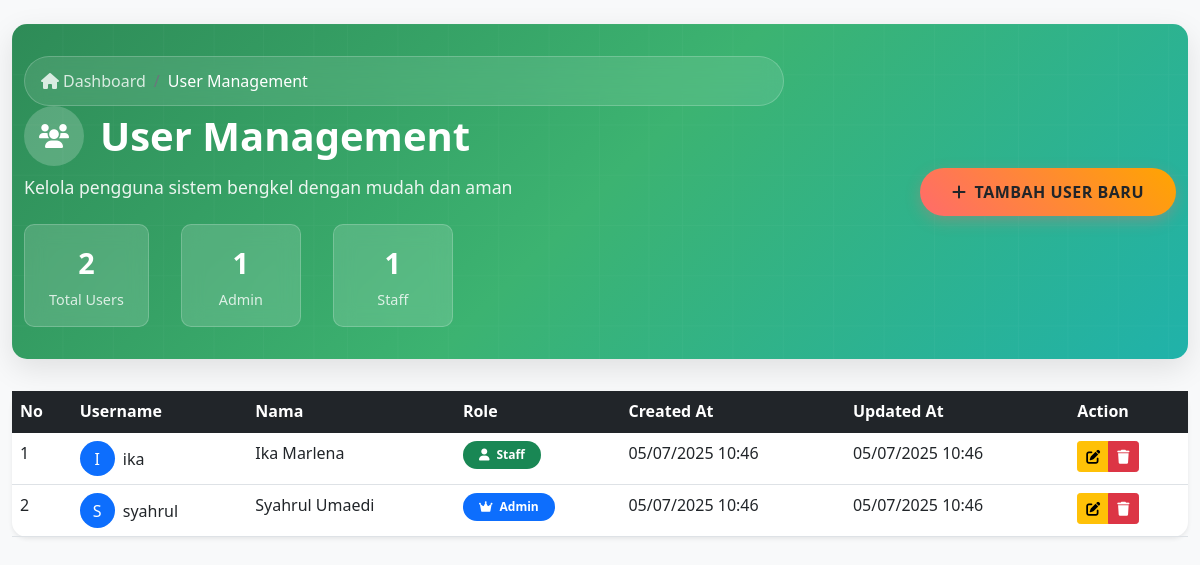
The page /pages/user.php (signed in) on the database its author committed.
### tables this page shows
CREATE TABLE user (
    id_user INT AUTO_INCREMENT PRIMARY KEY,
    username VARCHAR(50) UNIQUE NOT NULL,
    password VARCHAR(255) NOT NULL,
    nama VARCHAR(100) NOT NULL,
    role ENUM('admin', 'staff') NOT NULL,
    created_at TIMESTAMP DEFAULT CURRENT_TIMESTAMP,
    updated_at TIMESTAMP DEFAULT CURRENT_TIMESTAMP ON UPDATE CURRENT_TIMESTAMP
);

### config/database.php (called while the page is built, shortened)
<?php
class Database
{
    private $host = DB_HOST;
    private $user = DB_USER;
    private $pass = DB_PASS;
    private $dbname = DB_NAME;
    private $conn;
    private function connect()
    {
        try {
            $this->conn = new PDO("mysql:host={$this->host};dbname={$this->dbname}", $this->user, $this->pass);
            $this->conn->setAttribute(PDO::ATTR_ERRMODE, PDO::ERRMODE_EXCEPTION);
            $this->conn->setAttribute(PDO::ATTR_DEFAULT_FETCH_MODE, PDO::FETCH_ASSOC);
        } catch (PDOException $e) {
            die("Connection failed: " . $e->getMessage());
        }
    }
    public function query($sql, $params = [])
    {
        try {
            $stmt = $this->conn->prepare($sql);
            $stmt->execute($params);
            return $stmt;
        } catch (PDOException $e) {
            die("Query failed: " . $e->getMessage());
        }
    }
    public function fetchAll($sql, $params = [])
    {
        $stmt = $this->query($sql, $params);
        return $stmt->fetchAll();
    }
}
$db = new Database();

### pages/user.php (the view, shortened to what this page needs)
<?php
require_once '../includes/auth.php';
require_once '../config/database.php';
$users = $db->fetchAll("SELECT * FROM user ORDER BY nama");
?>
<!DOCTYPE html>
<html lang="id">
<head>
    <link href="https://cdn.jsdelivr.net/npm/bootstrap@5.1.3/dist/css/bootstrap.min.css" rel="stylesheet">
    <link href="https://cdnjs.cloudflare.com/ajax/libs/font-awesome/6.0.0/css/all.min.css" rel="stylesheet">
    <link href="../css/style.css" rel="stylesheet">
</head>
<body class="bg-light">
    <div class="container-fluid py-4">
        <div class="header-section">
            <div class="header-content">
                <div class="container-fluid">
                    <div class="row align-items-center">
                        <div class="col-lg-8">
                            <nav aria-label="breadcrumb">
                                <ol class="breadcrumb breadcrumb-custom mb-0">
                                    <li class="breadcrumb-item">
                                        <a href="../dashboard.php">
                                            <i class="fas fa-home me-1"></i>Dashboard
                                        </a>
                                    </li>
                                    <li class="breadcrumb-item active">User Management</li>
                                </ol>
                            </nav>
                            <div class="header-title">
                                <div class="icon-bg">
                                    <i class="fas fa-users"></i>
                                </div>
                                User Management
                            </div>
                            <p class="header-subtitle">
                                Kelola pengguna sistem bengkel dengan mudah dan aman
                            </p>
                            <div class="header-stats">
                                <div class="stat-item">
                                    <span class="stat-number"><?= count($users) ?></span>
                                    <div class="stat-label">Total Users</div>
                                </div>
                                <div class="stat-item">
                                    <span class="stat-number"><?= count(array_filter($users, function ($u) {
                                                                    return $u['role'] == 'admin';
                                                                })) ?></span>
                                    <div class="stat-label">Admin</div>
                                </div>
                                <div class="stat-item">
                                    <span class="stat-number"><?= count(array_filter($users, function ($u) {
                                                                    return $u['role'] == 'staff';
                                                                })) ?></span>
                                    <div class="stat-label">Staff</div>
                                </div>
                            </div>
                        </div>
                        <div class="col-lg-4 text-lg-end text-center mt-3 mt-lg-0">
                            <button class="btn btn-add-user" data-bs-toggle="modal" data-bs-target="#addModal">
                                <i class="fas fa-plus me-2"></i>Tambah User Baru
                            </button>
                        </div>
                    </div>
                </div>
            </div>
        </div>
        <div class="card shadow-sm border-0" style="border-radius: 15px;">
            <div class="card-body p-0">
                <div class="table-responsive">
                    <table class="table table-hover mb-0">
                        <thead class="table-dark">
                            <tr>
                                <th class="border-0">No</th>
                                <th class="border-0">Username</th>
                                <th class="border-0">Nama</th>
                                <th class="border-0">Role</th>
                                <th class="border-0">Created At</th>
                                <th class="border-0">Updated At</th>
                                <th class="border-0">Action</th>
                            </tr>
                        </thead>
                        <tbody>
                            <?php foreach ($users as $index => $user): ?>
                                <tr>
                                    <td><?= $index + 1 ?></td>
                                    <td>
                                        <div class="d-flex align-items-center">
                                            <div class="avatar-sm bg-primary text-white rounded-circle me-2 d-flex align-items-center justify-content-center"
                                                style="width: 35px; height: 35px;">
                                                <?= strtoupper(substr($user['nama'], 0, 1)) ?>
                                            </div>
                                            <?= htmlspecialchars($user['username']) ?>
                                        </div>
                                    </td>
                                    <td><?= htmlspecialchars($user['nama']) ?></td>
                                    <td>
                                        <span
                                            class="badge bg-<?= $user['role'] == 'admin' ? 'primary' : 'success' ?> px-3 py-2"
                                            style="border-radius: 20px;">
                                            <i class="fas fa-<?= $user['role'] == 'admin' ? 'crown' : 'user' ?> me-1"></i>
                                            <?= ucfirst($user['role']) ?>
                                        </span>
                                    </td>
                                    <td><?= date('d/m/Y H:i', strtotime($user['created_at'])) ?></td>
                                    <td><?= date('d/m/Y H:i', strtotime($user['updated_at'])) ?></td>
                                    <td>
                                        <div class="btn-group" role="group">
                                            <button class="btn btn-warning btn-sm"
                                                onclick='editUser(<?php echo json_encode($user); ?>)'
                                                data-bs-toggle="tooltip" title="Edit User">
                                                <i class="fas fa-edit"></i>
                                            </button>
                                            <?php if ($user['id_user'] != $_SESSION['user']): ?>
                                                <button class="btn btn-danger btn-sm"
                                                    onclick="deleteUser(<?= $user['id_user'] ?>, '<?= htmlspecialchars($user['nama']) ?>')"
                                                    data-bs-toggle="tooltip" title="Hapus User">
                                                    <i class="fas fa-trash"></i>
                                                </button>
                                            <?php endif; ?>
                                        </div>
                                    </td>
                                </tr>
                            <?php endforeach; ?>
                        </tbody>
                    </table>
                </div>
            </div>
        </div>
    </div>
</body>
</html>

### css/style.css (style rules this page uses)
.header-section { background: linear-gradient(135deg, #667eea 0%, #764ba2 100%); color: white; padding: 2rem 0; margin-bottom: 2rem; border-radius: 15px; box-shadow: 0 10px 30px rgba(0, 0, 0, 0.1); position: relative; overflow: hidden; }
.header-section::before { content: ''; position: absolute; top: 0; left: 0; right: 0; bottom: 0; opacity: 0.3; }
.header-content { position: relative; z-index: 2; }
.header-title { font-size: 2.5rem; font-weight: 700; margin-bottom: 0.5rem; display: flex; align-items: center; gap: 1rem; }
.header-subtitle { font-size: 1.1rem; opacity: 0.9; margin-bottom: 1.5rem; font-weight: 300; }
.header-stats { display: flex; gap: 2rem; flex-wrap: wrap; }
.stat-item { background: rgba(255, 255, 255, 0.15); backdrop-filter: blur(10px); padding: 1rem 1.5rem; border-radius: 10px; border: 1px solid rgba(255, 255, 255, 0.2); text-align: center; min-width: 120px; }
.stat-number { font-size: 1.8rem; font-weight: bold; display: block; }
.stat-label { font-size: 0.9rem; opacity: 0.8; margin-top: 0.25rem; }
.breadcrumb-custom { background: rgba(255, 255, 255, 0.1); backdrop-filter: blur(10px); border-radius: 25px; padding: 0.75rem 1rem; border: 1px solid rgba(255, 255, 255, 0.2); margin-bottom: 1rem; }
.breadcrumb-custom .breadcrumb-item a { color: rgba(255, 255, 255, 0.8); text-decoration: none; }
.breadcrumb-custom .breadcrumb-item.active { color: white; }
.btn-add-user { background: linear-gradient(45deg, #ff6b6b, #ffa500); border: none; padding: 0.75rem 2rem; font-weight: 600; border-radius: 25px; box-shadow: 0 5px 15px rgba(255, 107, 107, 0.3); transition: all 0.3s ease; text-transform: uppercase; letter-spacing: 0.5px; }
.icon-bg { background: rgba(255, 255, 255, 0.2); width: 60px; height: 60px; border-radius: 50%; display: flex; align-items: center; justify-content: center; font-size: 1.5rem; }
.header-section { background: linear-gradient(135deg, #2E8B57 0%, #3CB371 50%, #20B2AA 100%); color: white; padding: 2rem 0; margin-bottom: 2rem; border-radius: 15px; box-shadow: 0 10px 30px rgba(0, 0, 0, 0.1); position: relative; overflow: hidden; }
.header-section::before { content: ''; position: absolute; top: 0; left: 0; right: 0; bottom: 0; opacity: 0.4; }
.stat-item { background: rgba(255, 255, 255, 0.15); backdrop-filter: blur(10px); padding: 1rem 1.5rem; border-radius: 10px; border: 1px solid rgba(255, 255, 255, 0.2); text-align: center; min-width: 120px; transition: all 0.3s ease; }

### rows shown on the page
user: nama "I", username "ika", nama "Ika Marlena", role "Staff", created_at "05/07/2025 10:46", updated_at "05/07/2025 10:46"
user: nama "S", username "syahrul", nama "Syahrul Umaedi", role "Admin", created_at "05/07/2025 10:46", updated_at "05/07/2025 10:46"

### other values the page prints
count($users) "2"
